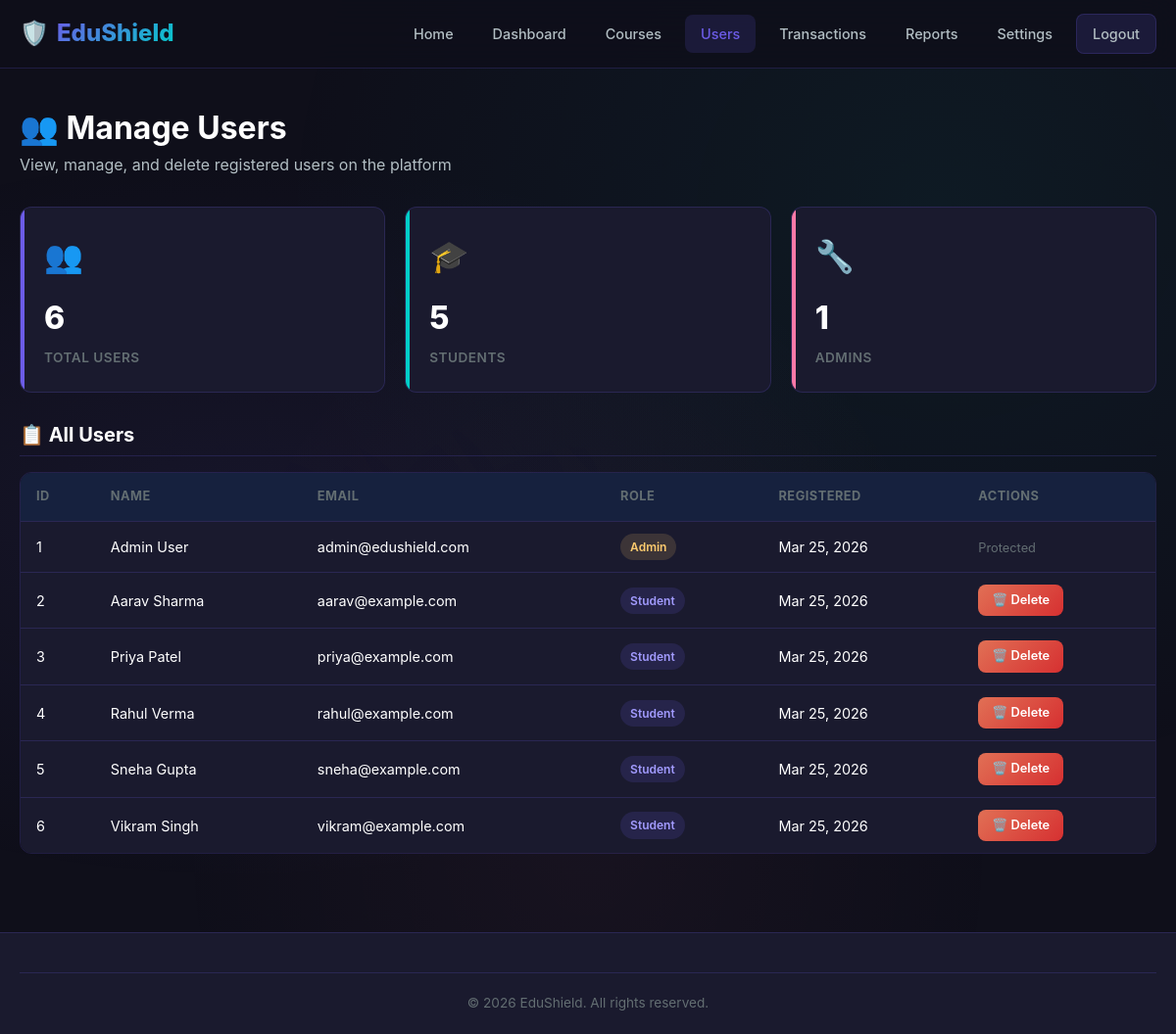
/admin/manage_users.php (signed in), run on the app's committed database.
### tables this page shows
CREATE TABLE IF NOT EXISTS users (
    id INT AUTO_INCREMENT PRIMARY KEY,
    name VARCHAR(100) NOT NULL,
    email VARCHAR(150) NOT NULL UNIQUE,
    password VARCHAR(255) NOT NULL,
    role ENUM('student', 'admin') NOT NULL DEFAULT 'student',
    created_at TIMESTAMP DEFAULT CURRENT_TIMESTAMP
);

### includes/functions.php (called while the page is built, shortened)
<?php
require_once __DIR__ . '/db.php';
function e($string) {
    return htmlspecialchars($string, ENT_QUOTES, 'UTF-8');
}
function getAllUsers() {
    global $conn;
    $result = $conn->query("SELECT * FROM users ORDER BY created_at DESC");
    $users = [];
    while ($row = $result->fetch_assoc()) {
        $users[] = $row;
    }
    return $users;
}

### admin/manage_users.php (the view, shortened to what this page needs)
<?php
require_once '../includes/functions.php';
$users = getAllUsers();
?>
<!DOCTYPE html>
<html lang="en">
<head>
    <link rel="stylesheet" href="../css/style.css">
</head>
<body>
<nav class="navbar">
    <div class="container">
        <a href="/edushield/" class="logo"><span>🛡️</span><span>EduShield</span></a>
        <div class="nav-links">
            <a href="/edushield/">Home</a>
            <a href="/edushield/admin/dashboard.php">Dashboard</a>
            <a href="/edushield/admin/manage_courses.php">Courses</a>
            <a href="/edushield/admin/manage_users.php" class="active">Users</a>
            <a href="/edushield/admin/transactions.php">Transactions</a>
            <a href="/edushield/admin/reports.php">Reports</a>
            <a href="/edushield/admin/settings.php">Settings</a>
            <a href="/edushield/logout.php" class="btn btn-secondary btn-sm">Logout</a>
        </div>
    </div>
</nav>
<main>
    <section class="dashboard">
        <div class="container">
            <div class="dashboard-header">
                <h1>👥 Manage Users</h1>
                <p>View, manage, and delete registered users on the platform</p>
            </div>
            <div class="stats-grid" style="margin-bottom: 30px;">
                <div class="stat-card">
                    <div class="stat-icon">👥</div>
                    <div class="stat-value"><?php echo count($users); ?></div>
                    <div class="stat-label">Total Users</div>
                </div>
                <div class="stat-card">
                    <div class="stat-icon">🎓</div>
                    <div class="stat-value"><?php echo count(array_filter($users, function($u){ return $u['role'] === 'student'; })); ?></div>
                    <div class="stat-label">Students</div>
                </div>
                <div class="stat-card">
                    <div class="stat-icon">🔧</div>
                    <div class="stat-value"><?php echo count(array_filter($users, function($u){ return $u['role'] === 'admin'; })); ?></div>
                    <div class="stat-label">Admins</div>
                </div>
            </div>
            <div class="dash-section">
                <h3 class="dash-section-title">📋 All Users</h3>
                <div class="table-container">
                    <table class="data-table">
                        <thead>
                            <tr>
                                <th>ID</th>
                                <th>Name</th>
                                <th>Email</th>
                                <th>Role</th>
                                <th>Registered</th>
                                <th>Actions</th>
                            </tr>
                        </thead>
                        <tbody>
                            <?php foreach ($users as $user): ?>
                                <tr>
                                    <td><?php echo $user['id']; ?></td>
                                    <td><?php echo e($user['name']); ?></td>
                                    <td><?php echo e($user['email']); ?></td>
                                    <td>
                                        <span class="badge <?php echo $user['role'] === 'admin' ? 'badge-warning' : 'badge-primary'; ?>">
                                            <?php echo ucfirst($user['role']); ?>
                                        </span>
                                    </td>
                                    <td><?php echo date('M d, Y', strtotime($user['created_at'])); ?></td>
                                    <td>
                                        <?php if ($user['role'] !== 'admin'): ?>
                                            <a href="/edushield/admin/manage_users.php?delete=<?php echo $user['id']; ?>"
                                               class="btn btn-danger btn-sm confirm-delete">🗑️ Delete</a>
                                        <?php else: ?>
                                            <span style="color: var(--text-muted); font-size: 0.8rem;">Protected</span>
                                        <?php endif; ?>
                                    </td>
                                </tr>
                            <?php endforeach; ?>
                        </tbody>
                    </table>
                </div>
            </div>
        </div>
    </section>
</main>
<footer class="footer">
    <div class="container">
        <div class="footer-bottom">
            <p>&copy; <?php echo date('Y'); ?> EduShield. All rights reserved.</p>
        </div>
    </div>
</footer>
</body>
</html>

### data on the page
users: id "1", name "Admin User", email "admin@edushield.com", role "Admin", created_at "Mar 25, 2026", shows "Protected"
users: id "2", name "Aarav Sharma", email "aarav@example.com", role "Student", created_at "Mar 25, 2026"
users: id "3", name "Priya Patel", email "priya@example.com", role "Student", created_at "Mar 25, 2026"
users: id "4", name "Rahul Verma", email "rahul@example.com", role "Student", created_at "Mar 25, 2026"
users: id "5", name "Sneha Gupta", email "sneha@example.com", role "Student", created_at "Mar 25, 2026"
users: id "6", name "Vikram Singh", email "vikram@example.com", role "Student", created_at "Mar 25, 2026"

### other printed values
count($users) "6"
